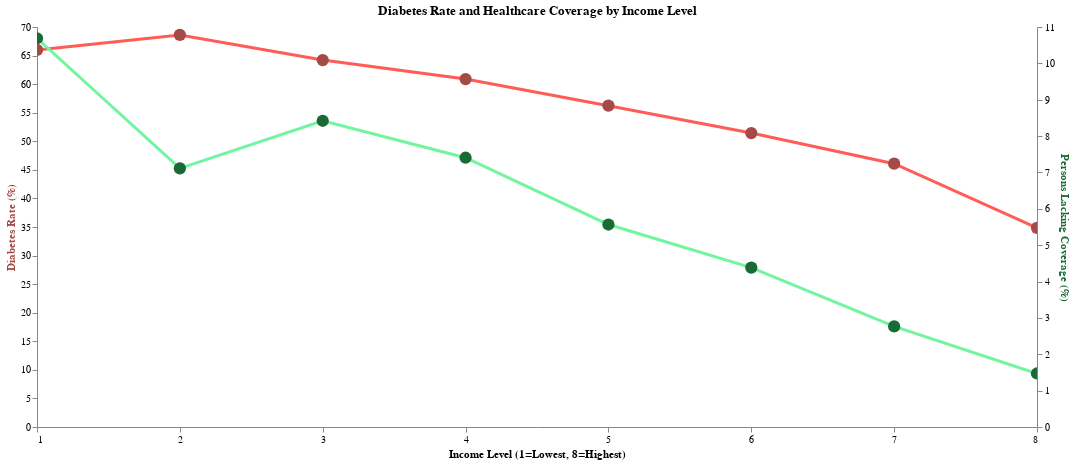

The notebook cell this image was saved under:
### Markdown cell above
## FINAL: Graph 4 - Basically 2+3

### Code cell
# INCOME - Diabetes Rate
income_data = df_brfss.groupby('income')['diabetes_binary'].mean() * 100
income_df = pd.DataFrame({
    'Income Level': income_data.index,
    'Diabetes Rate (%)': income_data.values
})

# No coverage vs income
no_coverage = df_brfss[df_brfss['anyhealthcare'] == 0]
coverageincome_data = (
    no_coverage.groupby('income').size() / 
    df_brfss.groupby('income').size() * 100
)
coverageincome_df = pd.DataFrame({
    'Income Level': coverageincome_data.index,
    'Persons Lacking Coverage (%)': coverageincome_data.values
})

# Chart 1: Diabetes Rate
base = alt.Chart(income_df).mark_line(
    point=alt.OverlayMarkDef(size=150, color="#a64a47"), 
    color="#ff5c56",
    strokeWidth=3
).encode(
    x=alt.X('Income Level:Q', 
            title='Income Level (1=Lowest, 8=Highest)',
            axis=alt.Axis(tickCount=8)),
    y=alt.Y('Diabetes Rate (%):Q', 
            title='Diabetes Rate (%)',
            axis=alt.Axis(titleColor='#a64a47')),
    tooltip=[
        alt.Tooltip('Income Level:Q', title='Income Level'),
        alt.Tooltip('Diabetes Rate (%):Q', title='Diabetes Rate (%)', format='.2f')
    ]
)

# Chart 2: Coverage Rate (with independent y-axis)
coverage_line = alt.Chart(coverageincome_df).mark_line(
    point=alt.OverlayMarkDef(size=150, color="#196B34"), 
    color='#71F59F',
    strokeWidth=3
).encode(
    x=alt.X('Income Level:Q'),
    y=alt.Y('Persons Lacking Coverage (%):Q',
            title='Persons Lacking Coverage (%)',
            axis=alt.Axis(titleColor='#196B34')),
    tooltip=[
        alt.Tooltip('Income Level:Q', title='Income Level'),
        alt.Tooltip('Persons Lacking Coverage (%):Q', title='Lack of Coverage (%)', format='.2f')
    ]
)

# Layer with dual axis
layered_chart = alt.layer(base, coverage_line).resolve_scale(
    y='independent'
).properties(
    width=1000,
    height=400,
    title='Diabetes Rate and Healthcare Coverage by Income Level'
).configure_axis(
    grid=False
).configure_view(
    strokeWidth=0
).interactive()

layered_chart

### Figure 1 — Vega-Lite specification as saved in the notebook (floating-point values rounded to 4 significant figures)
{"config": {"view": {"continuousWidth": 300, "continuousHeight": 300, "strokeWidth": 0}, "axis": {"grid": false}}, "layer": [{"data": {"name": "data-69a85c617f2f64d2545a96c33fefde85"}, "mark": {"type": "line", "color": "#ff5c56", "point": {"color": "#a64a47", "size": 150}, "strokeWidth": 3}, "encoding": {"tooltip": [{"field": "Income Level", "title": "Income Level", "type": "quantitative"}, {"field": "Diabetes Rate (%)", "format": ".2f", "title": "Diabetes Rate (%)", "type": "quantitative"}], "x": {"axis": {"tickCount": 8}, "field": "Income Level", "title": "Income Level (1=Lowest, 8=Highest)", "type": "quantitative"}, "y": {"axis": {"titleColor": "#a64a47"}, "field": "Diabetes Rate (%)", "title": "Diabetes Rate (%)", "type": "quantitative"}}, "name": "view_6"}, {"data": {"name": "data-81e75d276023e7257c7ac546f088951e"}, "mark": {"type": "line", "color": "#71F59F", "point": {"color": "#196B34", "size": 150}, "strokeWidth": 3}, "encoding": {"tooltip": [{"field": "Income Level", "title": "Income Level", "type": "quantitative"}, {"field": "Persons Lacking Coverage (%)", "format": ".2f", "title": "Lack of Coverage (%)", "type": "quantitative"}], "x": {"field": "Income Level", "type": "quantitative"}, "y": {"axis": {"titleColor": "#196B34"}, "field": "Persons Lacking Coverage (%)", "title": "Persons Lacking Coverage (%)", "type": "quantitative"}}}], "height": 400, "params": [{"name": "param_8", "select": {"type": "interval", "encodings": ["x", "y"]}, "bind": "scales", "views": ["view_6"]}], "resolve": {"scale": {"y": "independent"}}, "title": "Diabetes Rate and Healthcare Coverage by Income Level", "width": 1000, "$schema": "https://vega.github.io/schema/vega-lite/v5.20.1.json", "datasets": {"data-69a85c617f2f64d2545a96c33fefde85": [{"Income Level": 1.0, "Diabetes Rate (%)": 65.99}, {"Income Level": 2.0, "Diabetes Rate (%)": 68.61}, {"Income Level": 3.0, "Diabetes Rate (%)": 64.21}, {"Income Level": 4.0, "Diabetes Rate (%)": 60.89}, {"Income Level": 5.0, "Diabetes Rate (%)": 56.23}, {"Income Level": 6.0, "Diabetes Rate (%)": 51.43}, {"Income Level": 7.0, "Diabetes Rate (%)": 46.08}, {"Income Level": 8.0, "Diabetes Rate (%)": 34.85}], "data-81e75d276023e7257c7ac546f088951e": [{"Income Level": 1.0, "Persons Lacking Coverage (%)": 10.69}, {"Income Level": 2.0, "Persons Lacking Coverage (%)": 7.114}, {"Income Level": 3.0, "Persons Lacking Coverage (%)": 8.422}, {"Income Level": 4.0, "Persons Lacking Coverage (%)": 7.405}, {"Income Level": 5.0, "Persons Lacking Coverage (%)": 5.568}, {"Income Level": 6.0, "Persons Lacking Coverage (%)": 4.384}, {"Income Level": 7.0, "Persons Lacking Coverage (%)": 2.766}, {"Income Level": 8.0, "Persons Lacking Coverage (%)": 1.472}]}}
